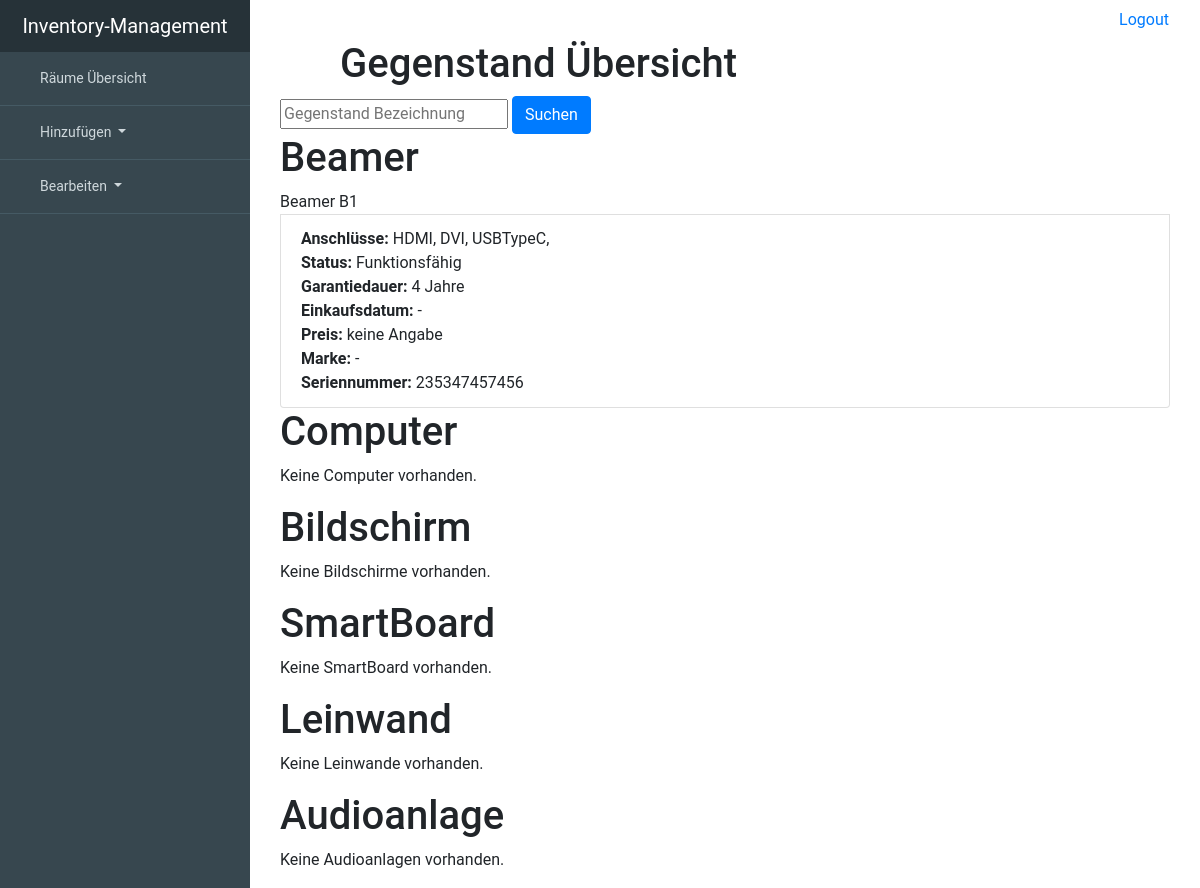
The page /device/all on the database its author committed.
### inventory_managementsentials/models.py (models this page shows, shortened)
class Device(models.Model):
    room = models.ForeignKey('Room', null=True, blank=True, on_delete=models.SET_NULL)
    description = models.CharField(max_length=99, unique=True, primary_key=True)
    working = 'working'
    broken = 'broken'
    status_choice = [(working, "working"), (broken, "broken")]
    status = models.CharField(choices=status_choice, max_length=7, blank=True, null=True)
    serialnumber = models.CharField(max_length=99, blank=True, null=True)
    warranty_period = models.IntegerField(blank=True, null=True)
    date_of_purchase = models.DateTimeField(blank=True, null=True)
    price = models.IntegerField(blank=True, null=True)
    brand = models.ForeignKey(Brand, on_delete=models.SET_NULL, blank=True, null=True)
    class Meta:
        abstract = True

class Beamer(Device):
    HDMI = models.BooleanField(blank=True, null=True)
    VGA = models.BooleanField(blank=True, null=True)
    DVI = models.BooleanField(blank=True, null=True)
    DB = models.BooleanField(blank=True, null=True)
    USBTypeC = models.BooleanField(blank=True, null=True)
    class Meta:
        verbose_name = "Beamer"
        verbose_name_plural = "Beamers"

### inventory_managementsentials/views.py (the view, shortened to what this page needs)
# urls.py: url(r'^device/all$', views.DeviceView.as_view(), name='DeviceView'),
class DeviceView(generic.ListView):
    template_name = 'inventory_managementsentials/all/all_device.html'
    def get_queryset(self):
        return None
    def get_context_data(self, *, object_list=None,  **kwargs, ):
        context = super().get_context_data(**kwargs)
        context['beamer_list'] = Beamer.objects.order_by('description')
        context['computer_list'] = Computer.objects.order_by('description')
        context['screen_list'] = Screen.objects.order_by('description')
        context['smartboard_list'] = SmartBoard.objects.order_by('description')
        context['canvas_list'] = Canvas.objects.order_by('description')
        context['speakerset_list'] = SpeakerSet.objects.order_by('description')
        filter_description = self.request.GET.get('description', None)
        return context

### inventory_managementsentials/templates/inventory_managementsentials/all/all_device.html (shortened to what this page needs)
{% extends "inventory_managementsentials/base.html" %}
{% block content %}
    <div class="container">
        <header>
            <div class="editor-indent" style="margin-left: 20px; padding: 0 0 0 40px; margin-right: 50px">
                <div class="inner">
                    <h1>Gegenstand Übersicht </h1>
                </div>
            </div>
        </header>
        <form method="GET" action="/device/all">
                <input type="text" name="description" placeholder='Gegenstand Bezeichnung'>
                <button type="submit" class="btn btn-primary">Suchen</button>
            </form>
        <div class="whatever_else_you_need">
            <h1>Beamer</h1>
            {% if beamer_list %}
                {% for beamer in beamer_list %}
                    <div class="list-group">
                        <a class="list-group-itemlist-group-item-action active">Beamer {{ beamer.description }}</a>
                        <a class="list-group-item list-group-item-action"><strong>Anschlüsse:</strong>
                            {% if beamer.HDMI %}HDMI,{% endif %}
                            {% if beamer.DVI %}DVI,{% endif %}
                            {% if beamer.USBTypeC %}USBTypeC,{% endif %}<br>
                            <strong>Status:</strong>
                        {% if beamer.status == 'working' %}
                            Funktionsfähig
                        {% elif beamer.status == 'broken' %}
                            <strong>Defekt</strong>
                        {% else %}
                            -
                        {% endif %}<br>
                            <strong>Garantiedauer:</strong>
                        {% if beamer.warranty_period %}
                            {{ beamer.warranty_period }} Jahre
                        {% else %}
                            -
                        {% endif %}
                        <br>
                            <strong>Einkaufsdatum:</strong> {{ beamer.date_of_purchase|default_if_none:'-' }}<br>
                            <strong>Preis:</strong>
                        {% if beamer.price %}
                            {{ beamer.price}}€
                        {% else %}
                            keine Angabe
                        {% endif %}
                        <br>
                            <strong>Marke:</strong> {{ beamer.brand|default_if_none:'-'}}<br>
                            <strong>Seriennummer: </strong> {{ beamer.serialnumber|default_if_none:'-'}}<br>
                        </a>
                    </div>
                {% endfor %}
            {% else %}
                <p>Keine Computer vorhanden.</p>
            {% endif %}
        </div>
        <div class="whatever_else_you_need">
            <h1>Computer</h1>
            {% if computer_list %}
                {% for computer in computer_list %}
                    <div class="list-group">
                        <a class="list-group-itemlist-group-item-action active">Computer {{ computer.description }}</a>
                         <a class="list-group-item list-group-item-action">   <strong>Status:</strong>
                        {% if computer.status == 'working' %}
                            Funktionsfähig
                        {% elif computer.status == 'broken' %}
                            <strong>Defekt</strong>
                        {% else %}
                            -
                        {% endif %}<br>
                            <strong>Garantiedauer:</strong>
                        {% if computer.warranty_period %}
                            {{ computer.warranty_period }} Jahre
                        {% else %}
                            -
                        {% endif %}
                        <br>
                            <strong>Einkaufsdatum:</strong> {{ computer.date_of_purchase|default_if_none:'-' }}<br>
                            <strong>Preis:</strong>
                        {% if computer.price %}
                            {{ computer.price}}€
                        {% else %}
                            keine Angabe
                        {% endif %}
                        <br>
                            <strong>Marke:</strong> {{ computer.brand|default_if_none:'-'}}<br>
                            <strong>Seriennummer: </strong> {{ computer.serialnumber|default_if_none:'-'}}<br>
                        </a>
                    </div>
                {% endfor %}
            {% else %}
                <p>Keine Computer vorhanden.</p>
            {% endif %}
        </div>
        <div class="whatever_else_you_need">
            <h1>Bildschirm</h1>
                {% if screen_list %}
                    {% for screen in screen_list %}
                        <div class="list-group">
                            <a class="list-group-itemlist-group-item-action active">Bildschirm {{ screen.description }}</a>
                            <a class="list-group-item list-group-item-action"><strong>Bildschirm Format:</strong>
                                {{ screen.screen_format }}<br>
                                <strong>Status:</strong>
                            {% if screen.status == 'working' %}
                                Funktionsfähig
                            {% elif screen.status == 'broken' %}
                                <strong>Defekt</strong>
                            {% else %}
                                -
                            {% endif %}<br>
                                <strong>Garantiedauer:</strong>
                            {% if screen.warranty_period %}
                                {{ screen.warranty_period }} Jahre
                            {% else %}
                                -
                            {% endif %}
                            <br>
                                <strong>Einkaufsdatum:</strong> {{ screen.date_of_purchase|default_if_none:'-' }}<br>
                                <strong>Preis:</strong>
                            {% if screen.price %}
                                {{ screen.price}}€
                            {% else %}
                                keine Angabe
                            {% endif %}
                            <br>
                                <strong>Marke:</strong> {{ screen.brand|default_if_none:'-'}}<br>
                                <strong>Seriennummer: </strong> {{ screen.serialnumber|default_if_none:'-'}}<br>
                            </a>
                        </div>
                    {% endfor %}
                {% else %}
                    <p>Keine Bildschirme vorhanden.</p>
                {% endif %}
        </div>
        <div class="whatever_else_you_need">
            <h1>SmartBoard</h1>
                {% if smartboard_list %}
                    {% for smartboardin in smartboard_list %}
                        <div class="list-group">
                            <a class="list-group-itemlist-group-item-action active">smartboard{{ smartboard.description }}
                            <a class="list-group-item list-group-item-action">
                                <strong>Status:</strong>
                            {% if smartboard.status == 'working' %}
                                Funktionsfähig
                            {% elif smartboard.status == 'broken' %}
                                <strong>Defekt</strong>
                            {% else %}
                                -
                            {% endif %}<br>
                                <strong>Garantiedauer:</strong>
                            {% if smartboard.warranty_period %}
                                {{ smartboard.warranty_period }} Jahre
                            {% else %}
                                -
                            {% endif %}
                            <br>
                                <strong>Einkaufsdatum:</strong> {{ smartboard.date_of_purchase|default_if_none:'-' }}<br>
                                <strong>Preis:</strong>
                            {% if smartboard.price %}
                                {{ smartboard.price}}€
                            {% else %}
                                keine Angabe
                            {% endif %}
                            <br>
                                <strong>Marke:</strong> {{ smartboard.brand|default_if_none:'-'}}<br>
                                <strong>Seriennummer: </strong> {{ smartboard.serialnumber|default_if_none:'-'}}<br>
                            </a>
                    {% endfor %}
                    </div>
                {% else %}
                    <p>Keine SmartBoard vorhanden.</p>
                {% endif %}
        </div>
        <div class="whatever_else_you_need">
            <h1>Leinwand</h1>
            {% if canvas_list %}
                {% for canvas in canvas_list %}
                    <div class="list-group">
                        <a class="list-group-itemlist-group-item-action active">Leinwand {{ canvas.description }}</a>
                        <a class="list-group-item list-group-item-action"><strong>Leinwand Format:</strong>
                            {{ canvas.canvas_format }}
                            <strong>Status:</strong>
                        {% if canvas.status == 'working' %}
                            Funktionsfähig
                        {% elif canvas.status == 'broken' %}
                            <strong>Defekt</strong>
                        {% else %}
                            -
                        {% endif %}<br>
                            <strong>Garantiedauer:</strong>
                        {% if canvas.warranty_period %}
                            {{ canvas.warranty_period }} Jahre
                        {% else %}
                            -
                        {% endif %}
                        <br>
                            <strong>Einkaufsdatum:</strong> {{ canvas.date_of_purchase|default_if_none:'-' }}<br>
                            <strong>Preis:</strong>
                        {% if canvas.price %}
                            {{ canvas.price}}€
                        {% else %}
                            keine Angabe
                        {% endif %}
                        <br>
                            <strong>Marke:</strong> {{ canvas.brand|default_if_none:'-'}}<br>
                           <strong>Seriennummer: </strong> {{ canvas.serialnumber|default_if_none:'-'}}<br>
                        </a>
                    </div>
                {% endfor %}
            </div>
            {% else %}
                <p>Keine Leinwande vorhanden.</p>
            {% endif %}
        </div>
        <div class="whatever_else_you_need">
            <h1>Audioanlage</h1>
                {% if speakerset_list %}
                    {% for speakerset in speakerset_list %}
                        <div class="list-group">
                            <a class="list-group-itemlist-group-item-action active">speakerset {{ speakerset.description }}</a>
                            <a class="list-group-item list-group-item-action"><strong>Anzahl der Lautsprecher:</strong>
                                {{ speakerset.quantity }}
                                <strong>Status:</strong>
                            {% if speakerset.status == 'working' %}
                                Funktionsfähig
                            {% elif speakerset.status == 'broken' %}
                                <strong>Defekt</strong>
                            {% else %}
                                -
                            {% endif %}<br>
                                <strong>Garantiedauer:</strong>
                            {% if speakerset.warranty_period %}
                                {{ speakerset.warranty_period }} Jahre
                            {% else %}
                                -
                            {% endif %}
                            <br>
                                <strong>Einkaufsdatum:</strong> {{ speakerset.date_of_purchase|default_if_none:'-' }}<br>
                                <strong>Preis:</strong>
                            {% if speakerset.price %}
                                {{ speakerset.price}}€
                            {% else %}
                                keine Angabe
                            {% endif %}
                            <br>
                                <strong>Marke:</strong> {{ speakerset.brand|default_if_none:'-'}}<br>
                                <strong>Seriennummer: </strong> {{ speakerset.serialnumber|default_if_none:'-'}}<br>
                            </a>
                    {% endfor %}
                        </div>
                {% else %}
                    <p>Keine Audioanlagen vorhanden.</p>
                {% endif %}
            </div>
    </div>
{% endblock %}

### inventory_managementsentials/templates/inventory_managementsentials/base.html (style rules this page uses)
body { overflow-x: hidden; font-family: 'Roboto', sans-serif; font-size: 16px; }

### rows shown on the page
Beamer: description "B1", HDMI "HDMI,", DVI "DVI,", USBTypeC "USBTypeC,", status "Funktionsfähig", warranty_period "4", date_of_purchase "-", shows "keine Angabe", brand "-", serialnumber "235347457456"
